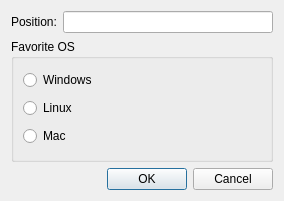
<?xml version="1.0" encoding="UTF-8"?>
<ui version="4.0">
 <class>InfoDialog</class>
 <widget class="QDialog" name="InfoDialog">
  <property name="geometry">
   <rect>
    <x>0</x>
    <y>0</y>
    <width>284</width>
    <height>201</height>
   </rect>
  </property>
  <property name="windowTitle">
   <string>Dialog</string>
  </property>
  <layout class="QVBoxLayout" name="verticalLayout_2">
   <item>
    <layout class="QHBoxLayout" name="horizontalLayout">
     <item>
      <widget class="QLabel" name="label">
       <property name="text">
        <string>Position:</string>
       </property>
      </widget>
     </item>
     <item>
      <widget class="QLineEdit" name="positionEdit"/>
     </item>
    </layout>
   </item>
   <item>
    <widget class="QGroupBox" name="groupBox">
     <property name="title">
      <string>Favorite OS</string>
     </property>
     <layout class="QVBoxLayout" name="verticalLayout">
      <item>
       <widget class="QRadioButton" name="windowRadioButton">
        <property name="text">
         <string>Windows</string>
        </property>
       </widget>
      </item>
      <item>
       <widget class="QRadioButton" name="linuxRadioButton">
        <property name="text">
         <string>Linux</string>
        </property>
       </widget>
      </item>
      <item>
       <widget class="QRadioButton" name="macRadioButton">
        <property name="text">
         <string>Mac</string>
        </property>
       </widget>
      </item>
     </layout>
    </widget>
   </item>
   <item>
    <layout class="QHBoxLayout" name="horizontalLayout_2">
     <item>
      <spacer name="horizontalSpacer">
       <property name="orientation">
        <enum>Qt::Horizontal</enum>
       </property>
       <property name="sizeHint" stdset="0">
        <size>
         <width>40</width>
         <height>20</height>
        </size>
       </property>
      </spacer>
     </item>
     <item>
      <widget class="QPushButton" name="okButton">
       <property name="text">
        <string>OK</string>
       </property>
      </widget>
     </item>
     <item>
      <widget class="QPushButton" name="cancelButton">
       <property name="text">
        <string>Cancel</string>
       </property>
      </widget>
     </item>
    </layout>
   </item>
  </layout>
 </widget>
 <resources/>
 <connections/>
</ui>
